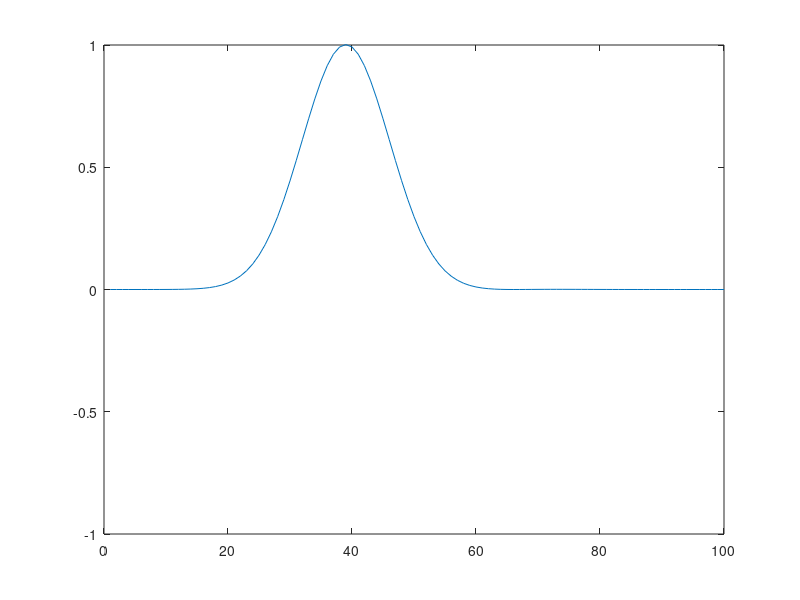

Source code (MATLAB):
%MATLAB code for 2nd Order WaveEqn-Fixed Boundary Condition

close all;
clear all;
clc;
L=100;% system size
N=1000; % No. of iterations
delt=1e-4;% temporal step size
delx=1e-2;% spatial step size
v=100;% wave speed
K=delt^2*v^2/delx/delx; % CFL parameter

%Initialze matrices to zero
u=zeros(L,1); % current displacement field
u0=zeros(L,1); % initial displacement field
v0=zeros(L,1); % initial velocity field
unext=zeros(L,1);% next time-step displacement field
uprev=zeros(L,1); % previous time-step displacement field


x=(1:L)*delx;
u0(1:L)=exp(-100*(x-L*delx/2).^2);
uprev=u0;
v0(1:L)=-200*v*(x-L*delx/2).*exp(-100*(x-L*delx/2).^2);% initial condition for a left-ward travelling wave
%boundary condition
u(1)=0;
u(L)=0;

% Calculating u for the first timestep using the information of the initial wave velocity
for p=2:L-1
u(p)=K/2*(u0(p+1)+u0(p-1))+(1-K)*u0(p)+delt*v0(p);
end

%%% Main body of the code
for i=1:N %time loop
    for p=2:L-1 % spatial loop
        unext(p)=K*(u(p+1)+u(p-1))+2*(1-K)*u(p)-uprev(p);
    end
    uprev=u;
    u=unext;
    uT(:,i)=u;
end
%%%%%%%%%%%%%%%%%%%%%%%%%%%%%%%%%

for i=1:1:N
    plot(uT(:,i));ylim([-1 1]);
    pause(1e-5);
end
